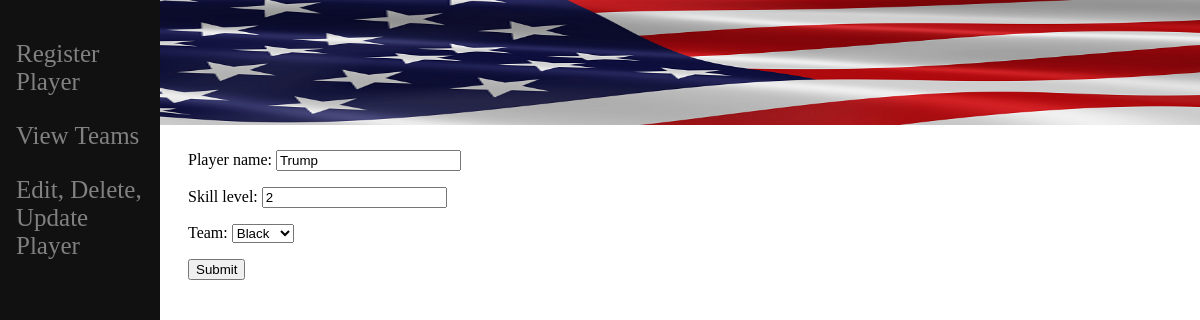
The page /edit_player/29 on the database as committed earlier.
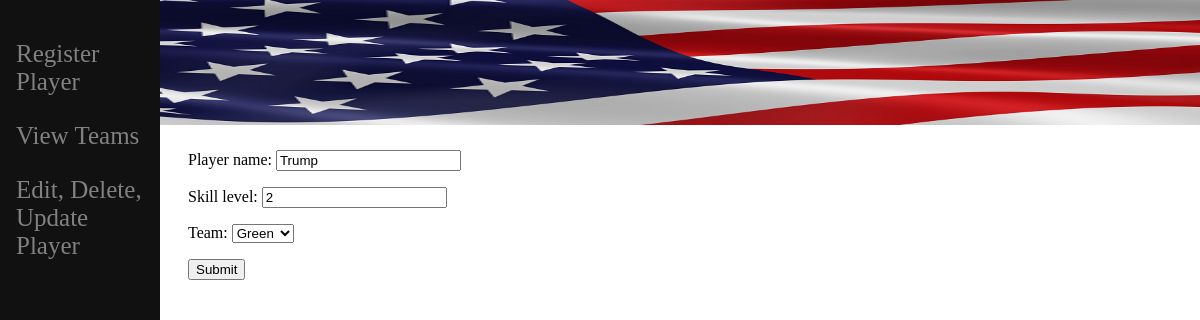
The same page on the database as committed later.
### v_ball/models.py (models this page shows, shortened)
class Player(models.Model):
    player_name = models.CharField(max_length=25)
    skill_level = models.IntegerField()
    team = models.ForeignKey(Team, on_delete=models.SET_NULL, null=True, related_name="players")

### v_ball/views.py (the view)
# urls.py: path('edit_player/', include('v_ball.urls')),
def edit_player(request,id):
    player = Player.objects.get(pk=id)
    form = PlayerForm(request.POST or None, instance=player)
    if form.is_valid():
        form.save()
        return HttpResponseRedirect('/delete_players')
    return render(request, 'edit_player.html', {'player':player, 'form': form})

### v_ball/forms.py
class PlayerForm(ModelForm):
    class Meta:
        model = Player
        fields = ['player_name', 'skill_level', 'team',]
        player_name = forms.CharField()
        skill_level = forms.IntegerField()
        team = forms.CharField()

### v_ball/models.py (called while the page is built)
    def __str__(self):
        return self.team_name

### v_ball/templates/edit_player.html (shortened to what this page needs)
{% extends 'base.html' %}
{% load static %}
{% block content %}
<html>
<body>
    <Div>
        {% if submitted %}
        You will be placed on a team!
        {% else %}
            <form action= "" method ='POST'>
                {{ form.as_p }}
                <input type= "submit" value= "Submit">
            </form>
        {% endif %}
    </Div>
</body>
</html>
{% endblock %}

Rows that differ between the two databases and show on the page:
changed Player "Trump": team "Black" → "Green"
